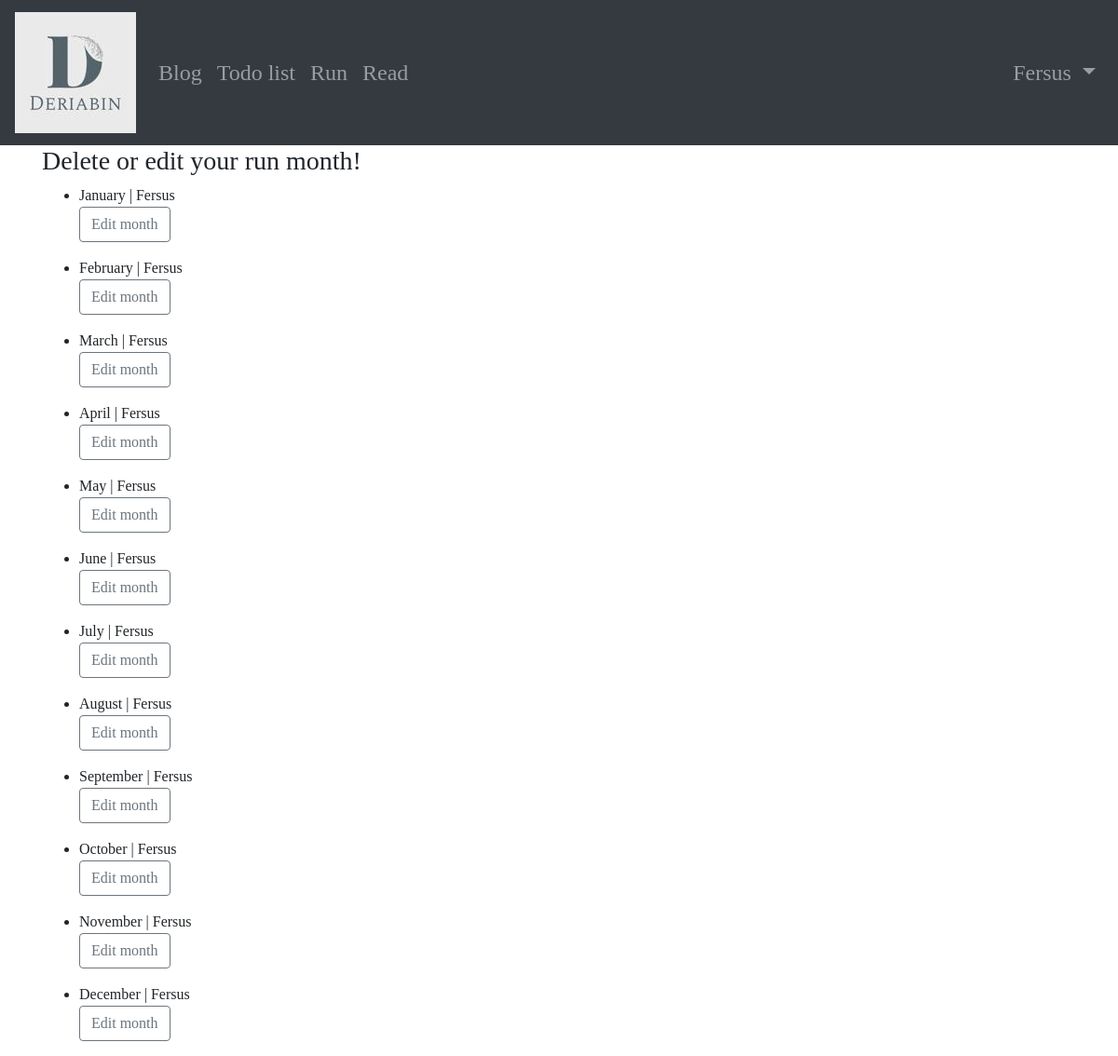
The app's page /month_list/ (signed in) with its own data.
### run/models.py (models this page shows, shortened)
class Month(models.Model):
    title = models.CharField(max_length=100)
    total = models.PositiveIntegerField()
    year = models.ForeignKey(Year, on_delete=models.CASCADE, related_name='monthes')
    owner = models.ForeignKey(get_user_model(), on_delete=models.CASCADE, default='1')

### run/views.py (the view)
# urls.py: path("month_list/", views.RunMonthListView.as_view(), name="month_list"),
class RunMonthListView(LoginRequiredMixin, ListView):
    model = Month
    template_name = "run/month_list.html"
    context_object_name = 'monthlies'
    def get_queryset(self):
        cur_user = self.request.user
        return Month.objects.filter(owner=cur_user.id)

### templates/run/month_list.html (shortened to what this page needs)
{% extends 'base.html' %}
{% block content %}
<h3> Delete or edit your run month! </h3>
{% for month in monthlies %}
<ul>
    <li>{{ month.title }} | {{ month.owner }}</li>
    <button type="button" class="btn btn-outline-secondary"
        onclick="location.href='{% url "edit_month" month.pk %}'"/>
Edit month
</ul>
{% endfor %}
{% endblock content %}

### templates/base.html (shortened to what this page needs)
{% load static %}
<!DOCTYPE html>
<html>
<head>
<link rel="stylesheet" href="https://cdn.jsdelivr.net/npm/bootstrap@4.5.3/dist/css/bootstrap.min.css"
>
<link rel="stylesheet" href="{% static 'css/base.css' %}">
</head>
<body>
<nav class="navbar navbar-expand-lg navbar-dark bg-dark">
  <a class="navbar-brand" href="{% url 'home' %}">
     <img src="{% static 'images/logo1.jpg' %}">
  </a>
  <ul class="navbar-nav">
      <li class="nav-item">
        <a class="nav-link" href="{% url 'blog_home' %}">Blog </a>
      </li>
      <li class="nav-item">
        <a class="nav-link" href="{% url 'index' %}">Todo list</a>
      </li>
      <li class="nav-item">
        <a class="nav-link" href="{% url 'run_home' %}">Run</a>
      </li>
      <li class="nav-item">
        <a class="nav-link" href="{% url 'read_home' %}">Read</a>
      </li>
  </ul>
  <div class="collapse navbar-collapse" id="navbarSupportedContent">
    {% if user.is_authenticated %}
    <ul class="navbar-nav ml-auto">
    <li class="nav-item">
    <a class="nav-link dropdown-toggle" href="#"
      id="navbarDropdown" role="button" data-toggle="dropdown"
      aria-haspopup="true" aria-expanded="false">
    {{ user.username }}
  </a>
   </li>
   </ul>
{% endif %}
</div>
</nav>
<main>
<div class="container">
{% block content %}
{% endblock content %}
</div>
</main>
</body>
</html>

### static/css/base.css (style rules this page uses)
.navbar-dark .navbar-nav .nav-link { font-size: x-large; }
body { font-family: "Ubuntu"; }

### records on screen
Month: title "January", owner "Fersus"
Month: title "February", owner "Fersus"
Month: title "March", owner "Fersus"
Month: title "April", owner "Fersus"
Month: title "May", owner "Fersus"
Month: title "June", owner "Fersus"
Month: title "July", owner "Fersus"
Month: title "August", owner "Fersus"
Month: title "September", owner "Fersus"
Month: title "October", owner "Fersus"
Month: title "November", owner "Fersus"
Month: title "December", owner "Fersus"

### other values on screen
{{ user.username }} "Fersus"
